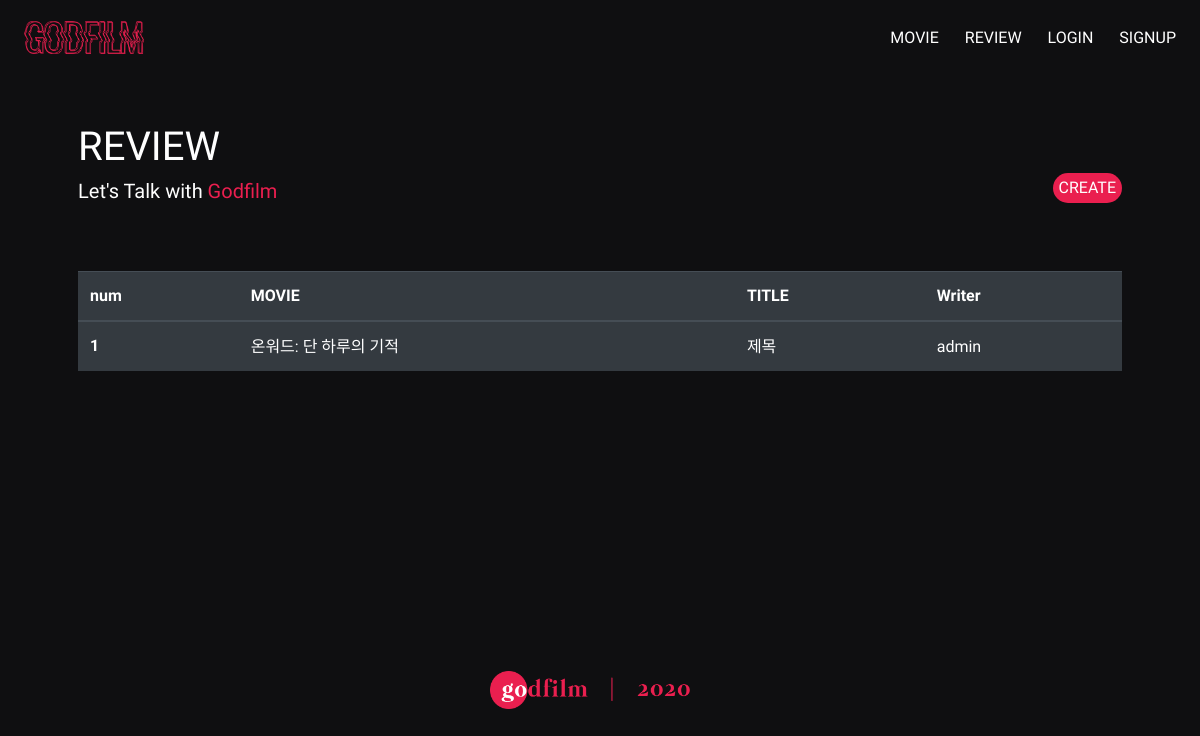
/movies/review_list/, run on an earlier commit of the app's database.
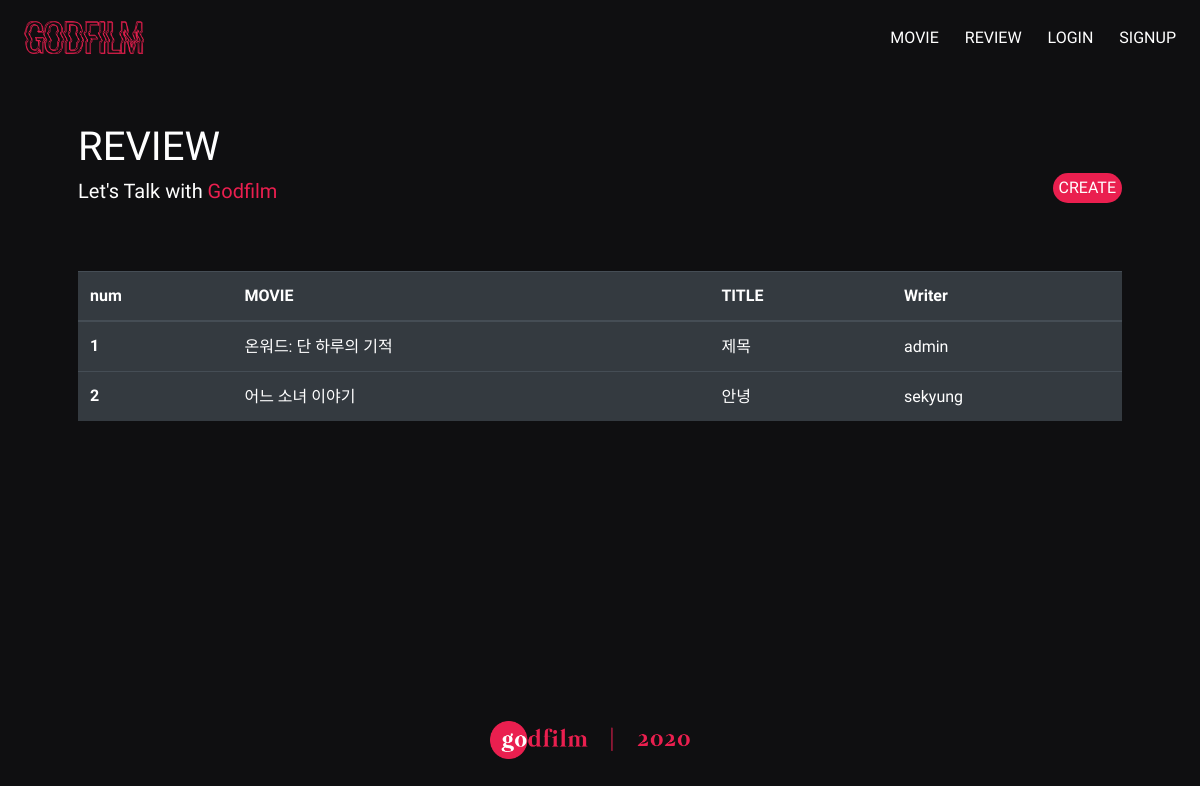
And on a later commit of the database.
### movies/models.py (models this page shows, shortened)
class Review(models.Model):
    title = models.CharField(max_length=100)
    content = models.CharField(max_length=255)
    user = models.ForeignKey(settings.AUTH_USER_MODEL, on_delete=models.CASCADE)
    movie = models.ForeignKey(Movie, on_delete=models.CASCADE)

class Movie(models.Model):
    title = models.CharField(max_length=100)
    overview = models.TextField(blank=True)
    poster_path = models.CharField(max_length=200, null=True)
    cast = models.ManyToManyField(Cast, related_name='cast_movie', blank=True)

### accounts/models.py (models this page shows)
class User(AbstractUser):
    followers = models.ManyToManyField(
            settings.AUTH_USER_MODEL,
            related_name='followings'
        )

### movies/views.py (the view)
# urls.py: path('review_list/', views.review_list, name='review_list'),
def review_list(request):
    reviews = Review.objects.all()
    context =  {
        'reviews': reviews
    }
    return render(request, 'movies/review_list.html', context)

### movies/templates/movies/review_list.html
{% extends 'base.html' %}
{% block content %}
<div class="d-flex justify-content-between">
    <div>
        <h1 style="color: white;">REVIEW</h1>
        <h5 style="color: white;">Let's Talk with <span style="color: #ea1f4f;">Godfilm</span></h5>
    </div>
    <div>
        <a href="{% url 'movies:review_create' %}" class="btn review-create">CREATE</a>
    </div>
</div>
<table class="table table-dark" style="margin-top: 60px;">
    <thead>
      <tr class="review-th">
        <th scope="col">num</th>
        <th scope="col">MOVIE</th>
        <th scope="col">TITLE</th>
        <th scope="col">Writer</th>
      </tr>
    </thead>
    <tbody>
    {% for review in reviews %}
      <tr class="review-td">
        <th scope="row">{{ forloop.counter }}</th>
        <td><a href="{% url 'movies:movie_detail' review.movie.id %}">{{ review.movie.title }}</a></td>
        <td><a href="{% url 'movies:review_detail' review.movie.id review.id %}">{{ review.title }}</a></td>
        <td><a href="{% url 'accounts:profile' user.username %}">{{ review.user.username }}</a></td>
      </tr>
    {% endfor %}
    </tbody>
  </table>
{% endblock %}

What changed in the data, as far as the page shows it:
added Review: movie "어느 소녀 이야기", title "안녕", user.username "sekyung"
